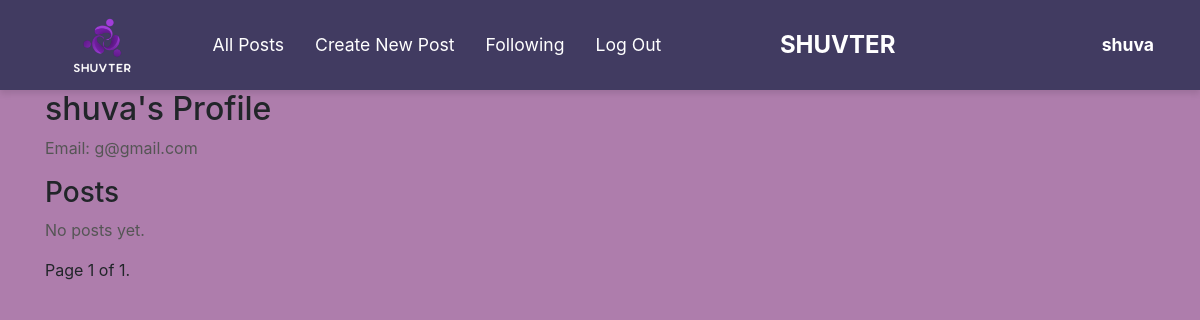
Page /profile/2 on the earlier database version.
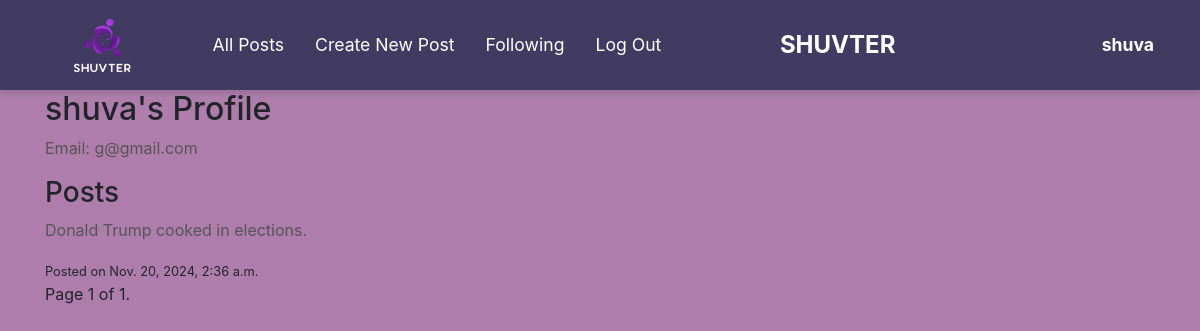
Same page on the later database version.
### network/models.py (models this page shows, shortened)
class Post(models.Model):
    author = models.ForeignKey(User, on_delete=models.CASCADE, related_name="posts")
    content = models.TextField()
    created_at = models.DateTimeField(auto_now_add=True)

### network/views.py (the view)
# urls.py: path("profile/<int:uid>", views.profile, name="profile"),
def profile(request, uid):
    user = User.objects.get(pk=uid)
    posts = Post.objects.filter(author=user).order_by("-created_at")
    paginator = Paginator(posts, 10)
    pageNumber = request.GET.get('page')
    pages= paginator.get_page(pageNumber)
    return render(request, "network/profile.html",{
        "user":user,
        "posts":posts,
        "pages":pages})

### network/templates/network/profile.html (shortened to what this page needs)
{% extends "network/layout.html" %}
{% load static %}
{% block body %}
<div class="container">
    <h2>{{ user.username }}'s Profile</h2>
    <p>Email: {{ user.email }}</p>
    <h3>Posts</h3>
    <div class="posts">
        {% for post in pages %}
            <div class="post">
                <p>{{ post.content }}</p>
                <small>Posted on {{ post.created_at }}</small>
            </div>
        {% empty %}
            <p>No posts yet.</p>
        {% endfor %}
    </div>
    <div class="pagination">
        <span class="step-links">
            <span class="current">
                Page {{ pages.number }} of {{ pages.paginator.num_pages }}.
            </span>
        </span>
    </div>
</div>
{% endblock %}

Differences in the rows shown:
added Post: content "Donald Trump cooked in elections.", created_at "Nov. 20, 2024, 2:36 a.m."
Other differences:
text no longer shown: "No posts yet."
